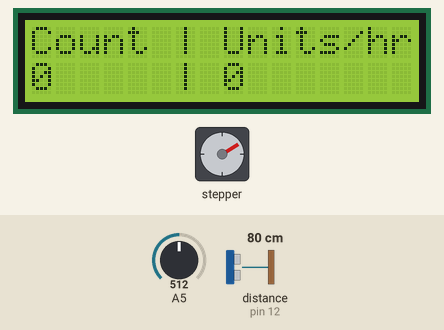
This sketch was run on a simulated Arduino Uno, built with avr-gcc and run on an emulated ATmega328P. On the bench: 16×2 character LCD, stepper motor. Wiring (inferred from the names in the program): ultrasonic range finder: trigger pin 13; echo pin 12. The test bench sets the inputs (shaded band); at power-on: distance to the obstacle (sensor on pin 12) 80 cm, A5 = 512. The echo pulse lasts 58.3 µs per cm; stepper angles assume 2048 steps per turn.

Above: at 1.25 s.
1.3 s: distance to the obstacle (sensor on pin 12) set to 2 cm
At 1.45 s:
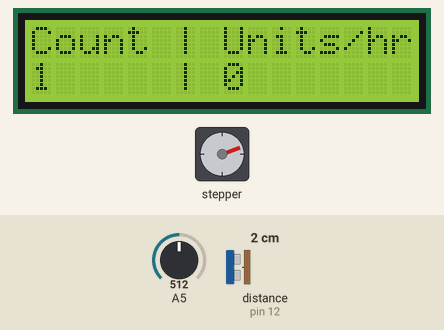
At 1.84 s:
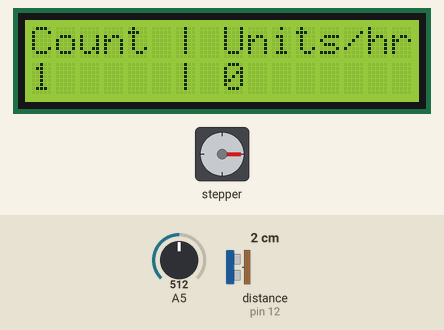
3.0 s: A5 set to 716
At 3.18 s:
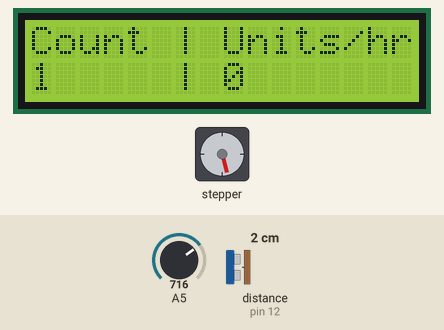
4.7 s: A5 set to 122
7.2 s: A5 set to 900
Timing chart, 0 to 10.0 s (numbered marks = the images above; inputs shaded):
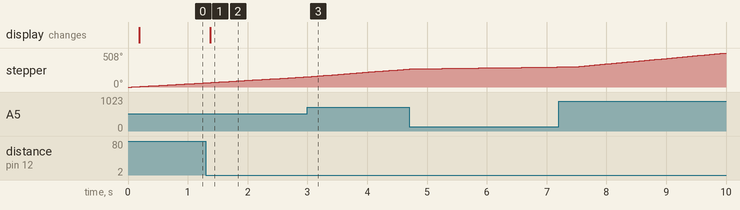

Measured:
- after the input at 1.3 s, the display: changes after 0.08 s (image 1)

The sketch:

stepper_conveyor_demo.ino
```cpp
// included libraries
#include <LiquidCrystal.h>
#include <Stepper.h>

// initialize the library by associating any needed LCD interface pin
// with the arduino pin number it is connected to
// NOTE that LED backlight for LCD is connected to pin 10!
const int rs = 8, en = 9, d4 = 4, d5 = 5, d6 = 6, d7 = 7;
LiquidCrystal lcd(rs, en, d4, d5, d6, d7);

// ultrasonic sensor
const int trigPin = 13;
const int echoPin = 12;
const int threshold = 7; // distance is cm
long duration;
int distance;
bool objectInFront = false;

// stepper
const float STEPS_PER_REV = 32; // number of steps per internal motor revolution:
const float GEAR_RED = 64;  // gear reduction:
const float STEPS_SHAFT_OUT = STEPS_PER_REV * GEAR_RED; // number of steps per revolution on output shaft
Stepper myStepper = Stepper(STEPS_SHAFT_OUT, 11, 2, 3, A4); //sequence IN1-IN3-IN2-IN4 for proper step sequence

// variables
int count = 0;
int tmpCount = 0;
unsigned long countDelta = 0;
unsigned long lastMillis = 0;  // variable to store the last time interval measurement
unsigned long interval = 10000;  // time interval in milliseconds

// function prototypes
void turnMotor(int motorSpeed);

// setup function
void setup() {

    lcd.begin(16, 2);               // set up the LCD's number of columns and rows

    lcd.print("Count | Units/hr");  // LCD header

    // ultrasonic sensor
    pinMode(trigPin, OUTPUT);       // Sets the trigPin as an Output
    pinMode(echoPin, INPUT);        // Sets the echoPin as an Input
}

// loop function
void loop() {
    unsigned long currentMillis = millis();

    lcd.setCursor(0, 1);

    // moving time interval to find estimated production per hour
    if (currentMillis - lastMillis >= interval) {
        // calculate the change in count value
        countDelta = count - tmpCount;

        // set tmp count to current count at start of new 10 second window
        tmpCount = count;
        lastMillis = currentMillis;
    }

    // Stepper motor control ----------------------------------------------------
    int sensorReading = analogRead(A5);
    // map it to a range from 0 to 100:
    int motorSpeed = map(sensorReading, 0, 1023, 0, 22);

    turnMotor(motorSpeed);   // turn motor

    // ---------------------------------------------------------------------

    // Ultrasonic sensor object detection ----------------------------------
    //Clears the trigPin
    digitalWrite(trigPin, LOW);
    delayMicroseconds(2);
    // Sets the trigPin on HIGH state for 10 micro seconds
    digitalWrite(trigPin, HIGH);
    delayMicroseconds(10);
    digitalWrite(trigPin, LOW);
    // Reads the echoPin, returns the sound wave travel time in microseconds
    duration = pulseIn(echoPin, HIGH);
    // Calculating the distance
    distance = duration * 0.034 / 2;

    //  --------------------------------------------------------------------

    // count logic
    if (distance < threshold && !objectInFront) {
        objectInFront = true;
        count++;
    } else if (distance > threshold && objectInFront) {
        objectInFront = false;
    }

    // LCD display ---------------------------------------------------------
    // set the cursor to column 0, line 1
    // (note: line 1 is the second row, since counting begins with 0):
    lcd.setCursor(0, 1);

    // print number of objects seen by ultrasonic sensor
    lcd.print(count);

    lcd.setCursor(6,1);
    lcd.print("|");

    lcd.setCursor(8,1);
    // print the total units production in units/hr based on 10 second moving window

    // convert delta is 10 seconds to production per hour
    // countDelta * 6 * 60
    lcd.print(countDelta * 6 * 60);

    delay(10);

    // --------------------------------------------------------------------
}

// function to control DC motor speed via PWM
void turnMotor(int motorSpeed)  {
    if (motorSpeed > 0) {
        myStepper.setSpeed(motorSpeed);
	    myStepper.step(STEPS_SHAFT_OUT/100);
    }
}
```
